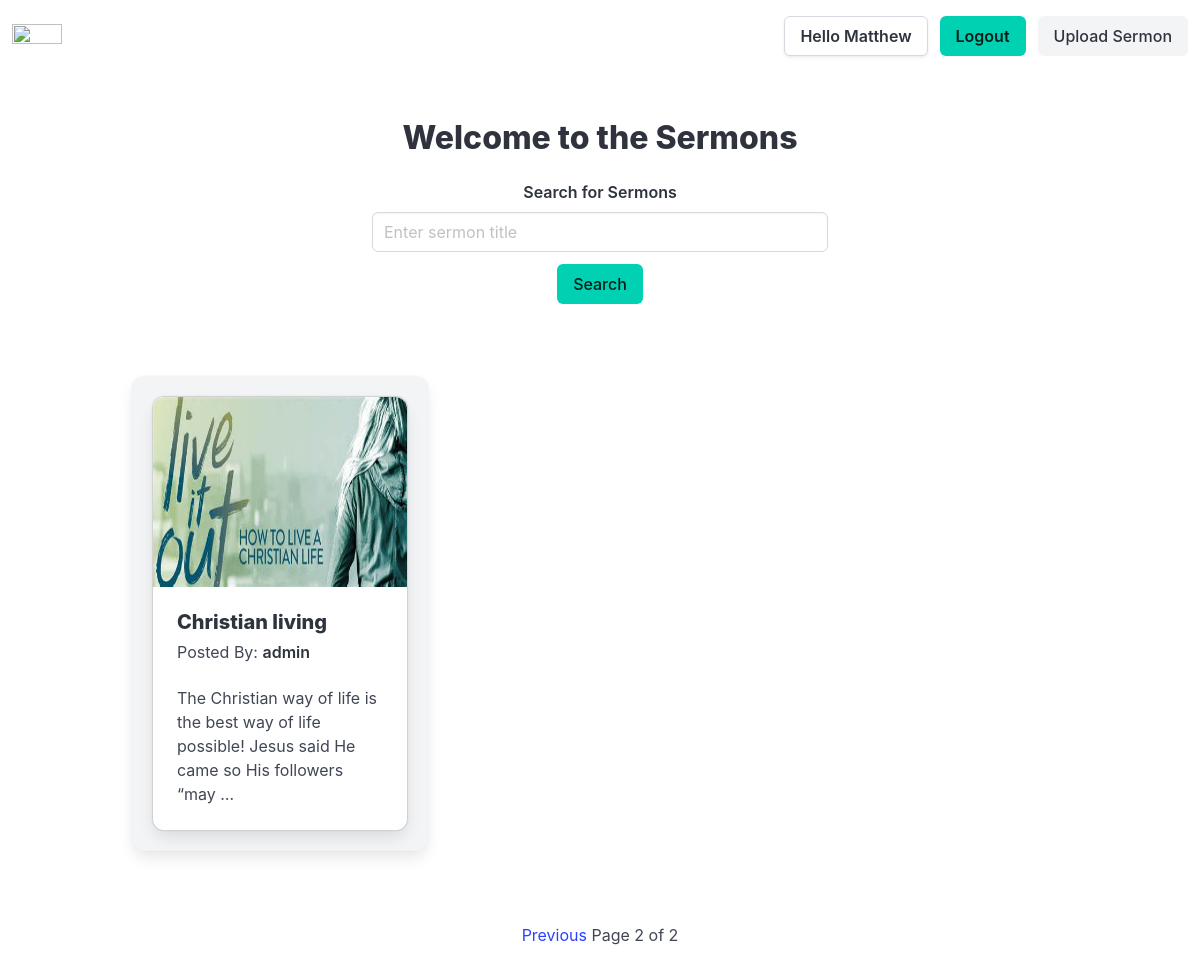
Page /?page=2 (signed in) on the committed database.
### sermon/models.py (models this page shows, shortened)
class Sermon(models.Model):
  title = models.CharField(max_length=500,verbose_name='Title')
  slug = models.SlugField(verbose_name='Slug',unique=True,editable=False)
  description = models.TextField(verbose_name='Description')
  author = models.ForeignKey(User,on_delete=models.CASCADE,verbose_name='Author')
  file = models.FileField(verbose_name='Sermon File',upload_to='sermon_uploads',validators=[FileExtensionValidator(allowed_extensions=ALLOWED_EXTENSIONS)])
  thumbnail = models.ImageField(verbose_name='Sermon Thumbnail',upload_to='sermon_thumbnails')

### sermon/views.py (the view)
# urls.py: path('',views.home,name='home'),
def home(request):
  searchSermon = request.GET.get('searchSermon')
  if searchSermon:
    sermons = Sermon.objects.filter(title__icontains=searchSermon)
  else:
    sermons = Sermon.objects.all()
  paginator = Paginator(sermons,3)
  page_number = request.GET.get('page',1)
  try:
    sermons = paginator.page(page_number)
  except PageNotAnInteger:
    sermons = paginator.page(1)
  except EmptyPage:
    sermons = paginator.page(paginator.num_pages)
  return render(request,'sermon/home.html',{'sermons':sermons,'searchSermon':searchSermon})

### sermon/templates/sermon/home.html (shortened to what this page needs)
{% extends "base.html" %}
{% block content %}
<div class="container mt-6">
  <div class="columns is-centered">
    <div class="column is-half has-text-centered">
      <h1 class="title is-3">Welcome to the Sermons</h1>
    </div>
  </div>
  <div class="columns is-centered">
    <div class="column is-half">
      <form action="" method="GET">
        <div class="field">
          <label class="label has-text-centered" for="search-sermon">Search for Sermons</label>
          <div class="control">
            <input class="input" type="text" name="searchSermon" id="search-sermon" placeholder="Enter sermon title">
          </div>
        </div>
        <div class="field has-text-centered">
          <div class="control">
            <button class="button is-primary" type="submit">Search</button>
          </div>
        </div>
      </form>
    </div>
  </div>
  <div class="columns is-multiline mt-6">
    {% for sermon in sermons %}
    <div class="column is-one-third">
      <a href="{% url 'sermon-detail' sermon.slug %}" class="box has-background-light">
        <div class="card">
          <div class="card-image">
            <figure class="image is-4by3">
              <img src="{{ sermon.thumbnail.url }}" alt="{{ sermon.title }}">
            </figure>
          </div>
          <div class="card-content">
            <div class="media">
              <div class="media-content">
                <p class="title is-5">{{ sermon.title }}</p>
                <p class="subtitle is-6 mt-2">Posted By: <strong>{{ sermon.author }}</strong></p>
              </div>
            </div>
            <div class="content">
              {{ sermon.description|truncatewords:20 }}
            </div>
          </div>
        </div>
      </a>
    </div>
    {% endfor %}
  </div>
  <div class="columns is-centered mt-6">
    <div class="column is-narrow">
      {% include "sermon/paginator.html" with page=sermons %}
    </div>
  </div>
</div>
{% endblock content %}

### templates/base.html (shortened to what this page needs)
<!DOCTYPE html>
<html lang="en">
  <head>
    <link href="https://cdn.jsdelivr.net/npm/bootstrap@5.3.3/dist/css/bootstrap.min.css" rel="stylesheet">
    <link
      rel="stylesheet"
      href="https://cdn.jsdelivr.net/npm/bulma@1.0.2/css/bulma.min.css"
    >
  </head>
  <body>
    <nav class="navbar" role="navigation" aria-label="main navigation">
      <div class="navbar-brand">
        <a class="navbar-item" href="{% url 'home' %}">
          <img width="50" height="50" src="https://th.bing.com/th/id/R.ad1e918a041057367634bbafa870d919?rik=1kA%2b81EcVI%2bu%2bg&riu=http%3a%2f%2fwww.firstfamily.us%2fmt-content%2fuploads%2f2022%2f04%2fsermonshomepageresize.jpg&ehk=jnRMkefOOkl7gyCvZWVhjecvlBvpe285e7gGlcjBNug%3d&risl=&pid=ImgRaw&r=0" alt="">
        </a>
      </div>
      <div id="navbarBasicExample" class="navbar-menu">
        <div class="navbar-end">
          <div class="navbar-item">
            <div class="buttons">
              {% if user.is_authenticated %}
              <a class="button is-secondary"><strong>Hello {{user.username}}</strong></a>
              <a class="button is-primary" href="{% url 'logout' %}"><strong>Logout</strong></a>
              <a class="button is-light" href="{% url 'upload-sermon' %}">Upload Sermon</a>
              {% else %}
              <a class="button is-light" href="{% url 'login' %}">Login</a>
              <a class="button is-primary" href="{% url 'register' %}">Register</a>
              {% endif %}
            </div>
          </div>
        </div>
      </div>
    </nav>
    {% block content %} {% endblock content %}
  </body>
</html>

### rows in the picture
Sermon: thumbnail (picture), title "Christian living", author "admin", description "The Christian way of life is the best way of life possible! Jesus said He came so His followers “may …"

### other values in the picture
{{ user.username }} "Matthew"
{{ page.number }} "2"
{{ page.paginator.num_pages }} "2"
